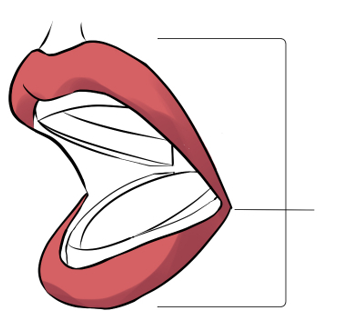
#> input picture desktop-app/images/boca_55.png, 342 x 333 px, given in place of the camera
$ python prueba3brillo.py
#> lines starting #> are read from the running program, lines starting #| are printed output that depends on the picture
import cv2
import numpy as np
import serial
from collections import Counter
import sys

# --- CONFIGURACIÓN INICIAL ---
try:
    puerto_serial = serial.Serial('COM8', 9600)  # Cambia COM8 según tu caso
except serial.SerialException:
    print("No se pudo abrir el puerto serial.")
    sys.exit()

cap = cv2.VideoCapture(0)  # Cambia a 0 si usas cámara integrada

if not cap.isOpened():
    print("No se pudo abrir la cámara")
    puerto_serial.close()
    sys.exit()

region_size = 100
ret, frame = cap.read()
#> frame is the input picture: shape (333, 342, 3); mean B, G, R 219.6, 218.8, 234.8
h, w, _ = frame.shape
#> h = 333; w = 342
cx, cy = w // 2, h // 2
#> cx = 171; cy = 166

def mouse_event(event, x, y, flags, param):
    global cx, cy
    if event == cv2.EVENT_LBUTTONDOWN:
        cx, cy = x, y

cv2.namedWindow("Color Detector")
cv2.setMouseCallback("Color Detector", mouse_event)

def mejorar_colores(frame_bgr):
    # Convertir a HSV
    hsv = cv2.cvtColor(frame_bgr, cv2.COLOR_BGR2HSV)
#> hsv: shape (333, 342, 3); mean H, S, V 27.7, 22.5, 234.8

    # Aumentar saturación y valor (brillo)
    h, s, v = cv2.split(hsv)
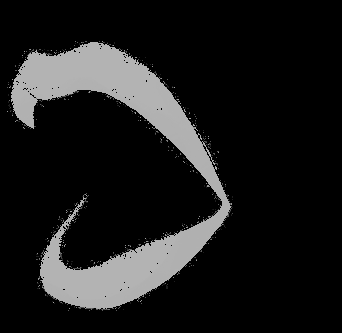
#> h: shape (333, 342); min 0, max 179, mean 27.7
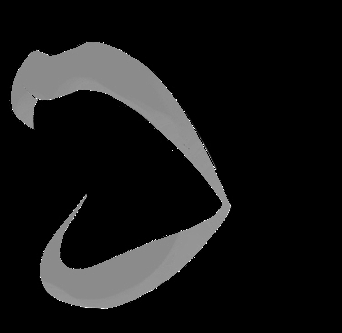
#> s: shape (333, 342); min 0, max 255, mean 22.5
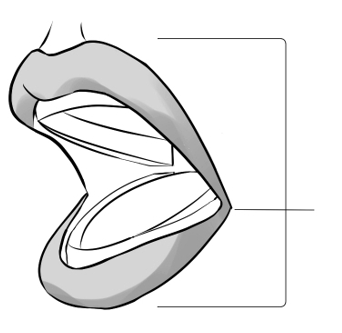
#> v: shape (333, 342); min 0, max 255, mean 234.8
    s = cv2.add(s, 10)  # + saturación
    v = cv2.add(v, 40)  # + brillo
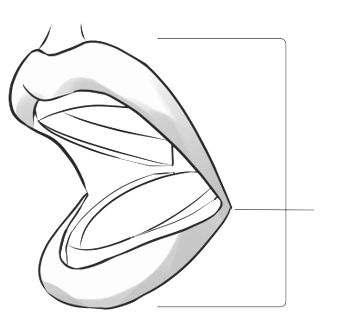
#> v: shape (333, 342); min 40, max 255, mean 243.4

    hsv_mejorado = cv2.merge([h, s, v])
#> hsv_mejorado: shape (333, 342, 3); mean H, S, V 27.7, 32.5, 243.4
    return cv2.cvtColor(hsv_mejorado, cv2.COLOR_HSV2BGR)
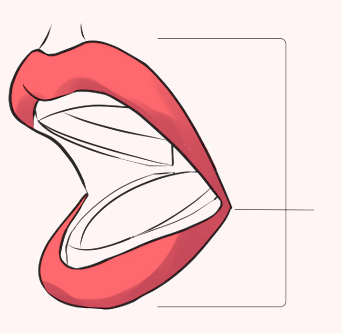
#> returned value: shape (333, 342, 3); mean B, G, R 215.6, 214.3, 243.4

try:
    while True:
        ret, frame = cap.read()
        if not ret:
            break

        # Mejorar colores de la imagen
        frame = mejorar_colores(frame)

        half = region_size // 2
        x1, y1 = max(cx - half, 0), max(cy - half, 0)
#> x1 = 121; y1 = 116
        x2, y2 = min(cx + half, w), min(cy + half, h)
#> x2 = 221; y2 = 216

        roi = frame[y1:y2, x1:x2]
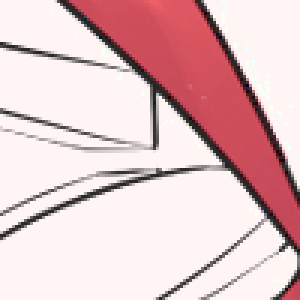
#> roi: shape (100, 100, 3) (shown 3 times larger); mean B, G, R 198.2, 195.7, 227
        if roi.size == 0:
            continue

        roi_rgb = cv2.cvtColor(roi, cv2.COLOR_BGR2RGB)
        reshaped = roi_rgb.reshape(-1, 3)
        colors, counts = np.unique(reshaped, axis=0, return_counts=True)
#> colors = 875 rows, first 8: [0, 0, 41], [0, 40, 41], [20, 20, 44], [25, 47, 39], [26, 42, 43], [34, 34, 45], [40, 38, 38], [41, 0, 0]; counts = 875 values, max 6609 at index 869, min 1 at index 2, mean 11.43
        dominant_color = colors[counts.argmax()]
#> dominant_color = [255, 245, 245]
        r, g, b = dominant_color
#> r = 255; g = 245; b = 245

        print(f"{r},{g},{b}")
#| 255,245,245
        try:
            puerto_serial.write(f"{r},{g},{b}\n".encode())
        except serial.SerialException:
            pass

        # Dibujar cuadro y mostrar
        cv2.rectangle(frame, (x1, y1), (x2, y2), (0, 255, 0), 2)
        cv2.putText(frame, f"{r},{g},{b}", (x1, y1 - 10),
                    cv2.FONT_HERSHEY_SIMPLEX, 0.6, (255, 255, 255), 2)
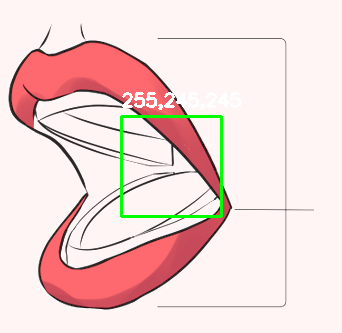
#> frame: shape (333, 342, 3); mean B, G, R 214.1, 215.6, 241.1

        cv2.imshow("Color Detector", frame)

        key = cv2.waitKey(1)
#> (key Esc is pressed here)
        if key == 27 or cv2.getWindowProperty("Color Detector", cv2.WND_PROP_VISIBLE) < 1:
            break

except KeyboardInterrupt:
    print("Interrumpido por el usuario")

finally:
    cap.release()
    cv2.destroyAllWindows()
    if puerto_serial.is_open:
        puerto_serial.close()

$ run again, on desktop-app/images/bocs_cerrada.png
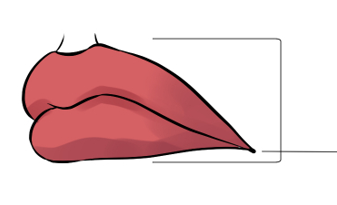
#> input picture desktop-app/images/bocs_cerrada.png, 337 x 205 px, given in place of the camera
#> frame is the input picture: shape (205, 337, 3); mean B, G, R 207.3, 206, 232.8
#> hsv: shape (205, 337, 3); mean H, S, V 44.7, 36.4, 232.8
#> hsv_mejorado: shape (205, 337, 3); mean H, S, V 44.7, 46.4, 244.5
#> `roi = frame[y1:y2, x1:x2]`:
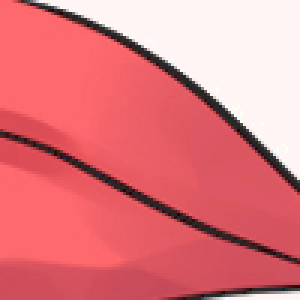
#> roi: shape (100, 100, 3) (shown 3 times larger); mean B, G, R 127.9, 121.7, 224.5
#> colors = 1188 rows, first 8: [0, 40, 41], [0, 41, 42], [0, 42, 43], [19, 41, 42], [31, 31, 44], [38, 46, 47], [39, 51, 45], [40, 38, 38]; counts = 1188 values, max 2088 at index 1185, min 1 at index 0, mean 8.42
#> dominant_color = [255, 245, 245]
#> r = 255; g = 245
#| 255,245,245
#> `cv2.rectangle(frame, (x1, y1), (x2, y2), (0, 255, 0), 2)`:
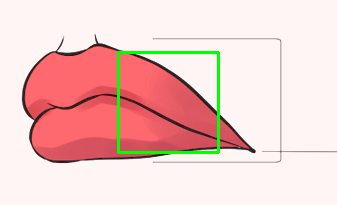
#> frame: shape (205, 337, 3); mean B, G, R 201.4, 204, 240.5

$ run again, on desktop-app/images/dientes_molar.png
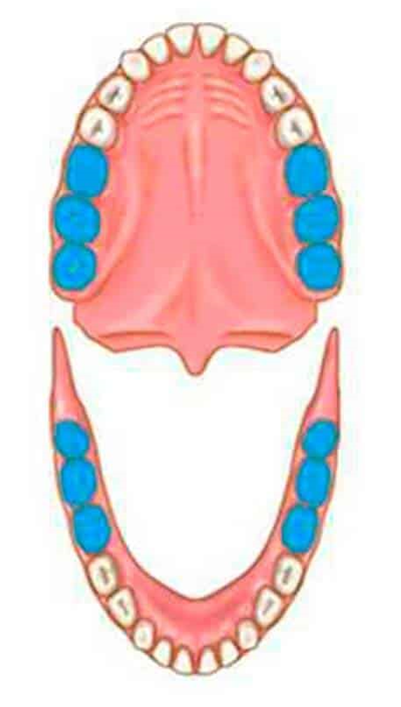
#> input picture desktop-app/images/dientes_molar.png, 401 x 707 px, given in place of the camera
#> frame is the input picture: shape (707, 401, 3); mean B, G, R 214, 213.5, 231.7
#> hsv: shape (707, 401, 3); mean H, S, V 31.6, 49.6, 245.2
#> hsv_mejorado: shape (707, 401, 3); mean H, S, V 31.6, 59.3, 251.9
#> colors = 1911 rows, first 8: [206, 117, 79], [207, 115, 62], [208, 125, 78], [208, 129, 90], [211, 133, 114], [211, 134, 111], [212, 123, 109], [212, 148, 121]; counts = 1911 values, max 1809 at index 1806, min 1 at index 0, mean 5.23
#> dominant_color = [255, 245, 245]
#> r = 255; g = 245
#| 255,245,245
#> `cv2.putText(frame, f"{r},{g},{b}", (x1, y1 - 10), cv2.FONT_HERSHEY_SIM..`:
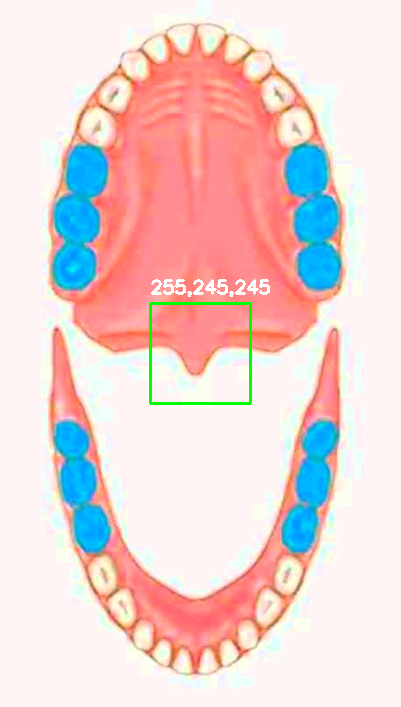
#> frame: shape (707, 401, 3); mean B, G, R 209.8, 211, 234.6
